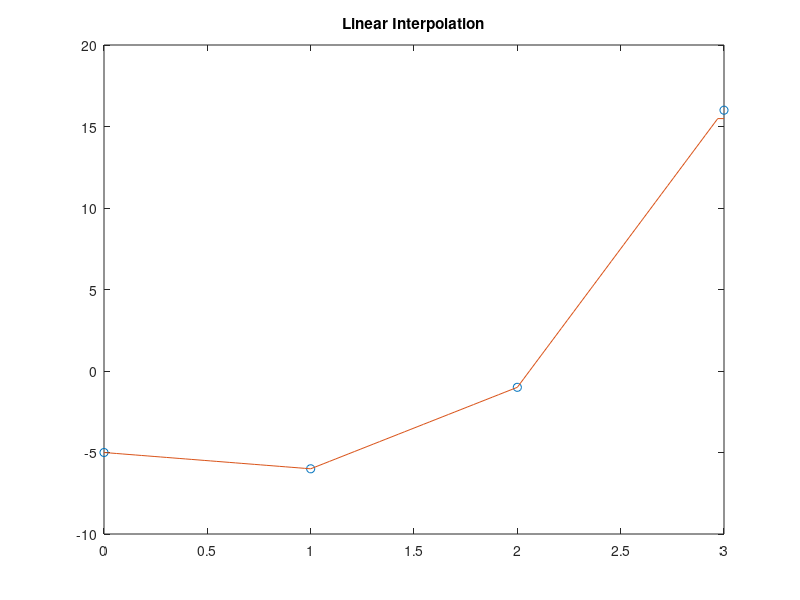
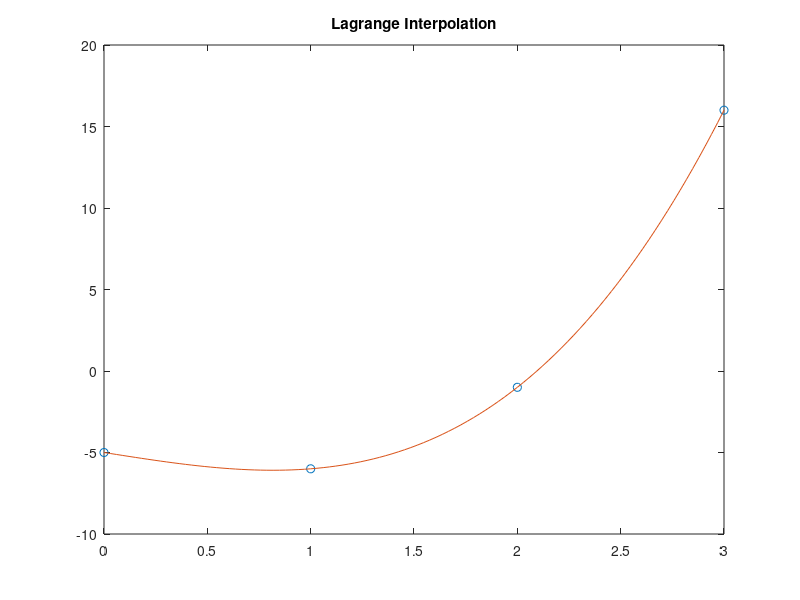
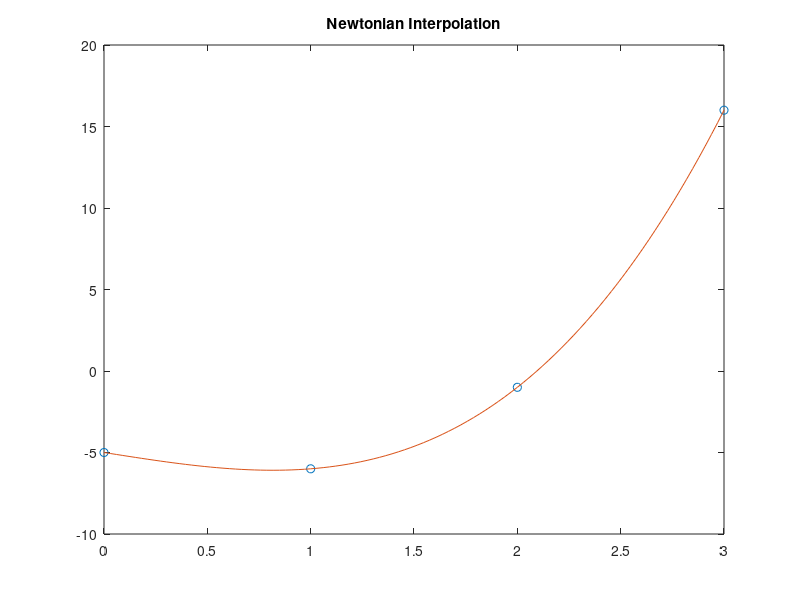

MATLAB code for these plots, in order:
clc , close all ; 
clear all ; 
%%%%%%%%%%%%%%%%%%%%%%%%%%%%%%%%%%%%%%%%%%%%%%%%%%%%%%%%%%%%%%%%%%%%%%%%%%%
% INTERPOLATION 

% ################### %
% Linear Interpolation
x = 0:3;
y = [-5 -6 -1 16];
plot(x,y,'o') ; 
hold on ; 

lin_x = linspace(0,3,100) ;
lin_y = [] ; 

for i = 1 : length(lin_x) 
    for j = 1 : length(x) - 1  
        if lin_x(i) >= x(j) && lin_x(i) < x(j+1) 
            a = (lin_x(i)-x(j+1))/((x(j)-x(j+1))) ; 
            b = (lin_x(i)-x(j))/((x(j)-x(j+1))) ; 
            c = a*y(j) - b*y(j+1) ;
        end
    end
    lin_y = [ lin_y c ] ;
end

if lin_x(i) >= x(j) && lin_x(i) <= x(j+1) 
    a = (lin_x(i)-x(j+1))/((x(j)-x(j+1))) ; 
    b = (lin_x(i)-x(j))/((x(j)-x(j+1))) ; 
    c = a*y(j) - b*y(j+1) ;
end

plot(lin_x,lin_y) ;
title ('Linear Interpolation') ; 

figure


% #################### %
% Lagrange Interpolation
plot(x,y,'o') ; 
hold on ; 

lag_x = linspace(0,3,100) ;
lag_y = [] ; 
n = length(x) ;
 
for k = 1 : length(lag_x) 
    sum = 0 ;
    for i = 1 : n 
        p = 1 ;
        for j = 1 : n
            if i~=j
                p = p * ((lag_x(k)-x(j))/(x(i)-x(j))) ; 
            end
        end
        sum = sum + y(i) * p ; 
    end
    lag_y = [ lag_y sum ] ;
end
plot(lag_x,lag_y) ; 
title('Lagrange Interpolation' ) ;

figure ; 


% ##################### %
% Newtonian Interpolation

plot(x,y,'o') ;
hold on ; 

d = y ; 
d = d' ; 
for j = 2 : n 
    for i = j : n 
        a = d(i,j-1) - d(i-1,j-1) ;
        b = x(i) - x(i-j+1) ;
        d(i,j) = a/b ; 
    end
end
d = diag(d) ; 
new_x = linspace(0,3,100) ; 
new_y = [] ;
for k = 1 : length(new_x) 
    sum = d(1) ; 
    for i = 2 : n
        p = 1 ; 
        for j = 1 : i-1 
            p = p * (new_x(k)- x(j)) ; 
        end
        sum = sum + d(i) * p ; 
    end
    new_y = [new_y sum ] ; 
end

plot(new_x,new_y) ; 
title('Newtonian Interpolation');
